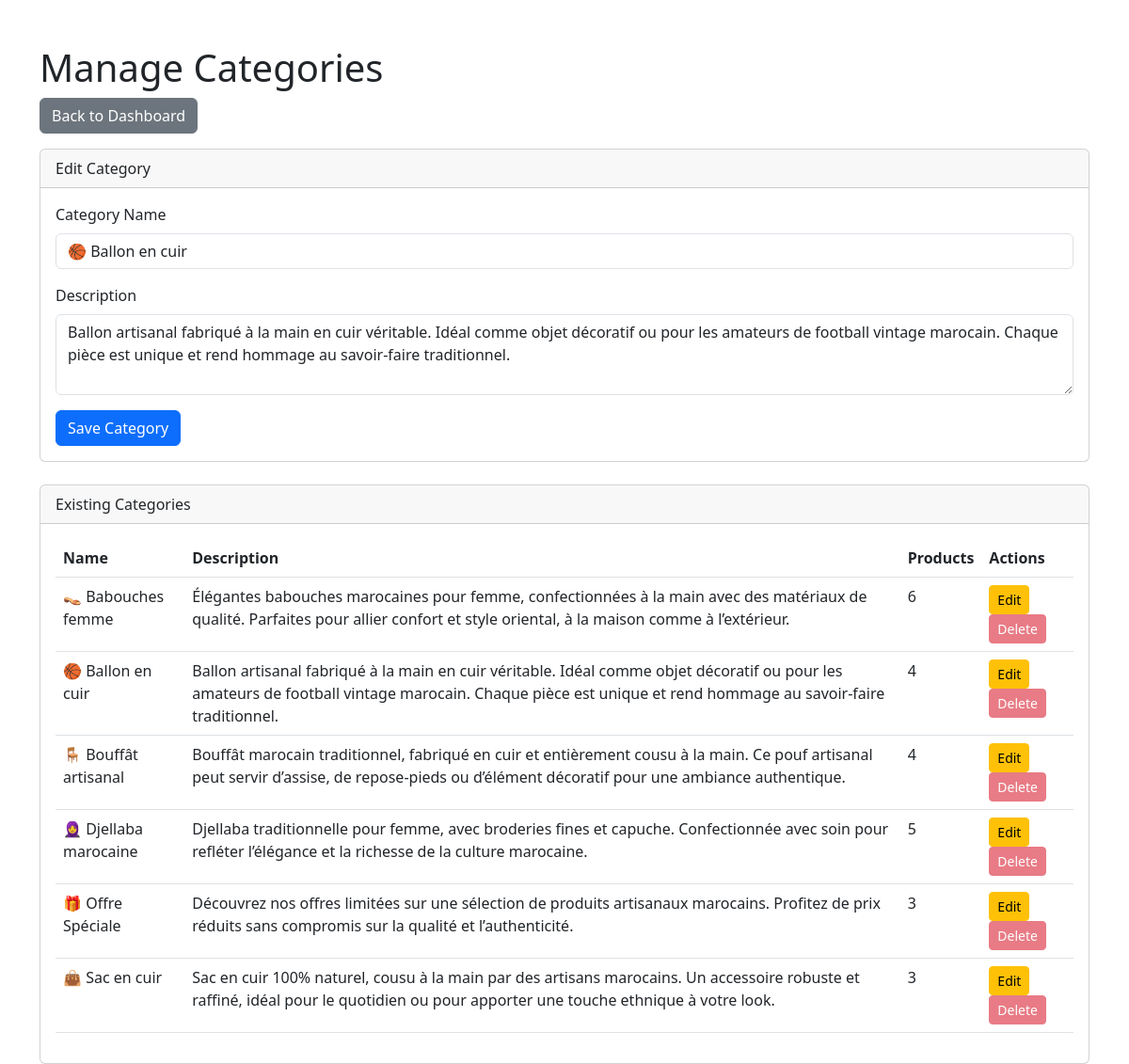
Page /admin/manage_categories.php?edit_id=1 (signed in) on the committed database.
### tables this page shows
CREATE TABLE `categories` (
  `id` int(11) NOT NULL,
  `name` varchar(100) NOT NULL,
  `description` text DEFAULT NULL
);

### admin/manage_categories.php (the view, shortened to what this page needs)
<?php
require '../includes/db_connect.php';
$edit_category = null;
if (isset($_GET['edit_id'])) {
    $edit_id = filter_input(INPUT_GET, 'edit_id', FILTER_VALIDATE_INT);
    if ($edit_id) {
        $stmt = $pdo->prepare("SELECT * FROM categories WHERE id = ?");
        $stmt->execute([$edit_id]);
        $edit_category = $stmt->fetch();
    }
}
$categories = $pdo->query("SELECT c.*, (SELECT COUNT(*) FROM products p WHERE p.category_id = c.id) as product_count FROM categories c ORDER BY c.name")->fetchAll();
?>
<!DOCTYPE html>
<html lang="en">
<head>
    <link href="https://cdn.jsdelivr.net/npm/bootstrap@5.3.0/dist/css/bootstrap.min.css" rel="stylesheet">
</head>
<body>
<div class="container mt-5">
    <h1>Manage Categories</h1>
    <a href="dashboard.php" class="btn btn-secondary mb-3">Back to Dashboard</a>
    <div class="card mb-4">
        <div class="card-header"><?php echo $edit_category ? 'Edit Category' : 'Add New Category'; ?></div>
        <div class="card-body">
            <form action="manage_categories.php" method="post">
                <div class="mb-3">
                    <label for="name" class="form-label">Category Name</label>
                    <input type="text" class="form-control" id="name" name="name" value="<?php echo $edit_category ? htmlspecialchars($edit_category['name']) : ''; ?>" required>
                </div>
                <div class="mb-3">
                    <label for="description" class="form-label">Description</label>
                    <textarea class="form-control" id="description" name="description" rows="3"><?php echo $edit_category ? htmlspecialchars($edit_category['description']) : ''; ?></textarea>
                </div>
                <button type="submit" class="btn btn-primary">Save Category</button>
            </form>
        </div>
    </div>
    <div class="card">
        <div class="card-header">Existing Categories</div>
        <div class="card-body">
            <table class="table">
                <thead>
                    <tr>
                        <th>Name</th>
                        <th>Description</th>
                        <th>Products</th>
                        <th>Actions</th>
                    </tr>
                </thead>
                <tbody>
                    <?php foreach ($categories as $category): ?>
                    <tr>
                        <td><?php echo htmlspecialchars($category['name']); ?></td>
                        <td><?php echo htmlspecialchars($category['description']); ?></td>
                        <td><?php echo $category['product_count']; ?></td>
                        <td>
                            <a href="manage_categories.php?edit_id=<?php echo $category['id']; ?>" class="btn btn-sm btn-warning">Edit</a>
                            <form action="manage_categories.php" method="post" class="d-inline" onsubmit="return confirm('Are you sure you want to delete this category? This cannot be undone if there are no products associated.');">
                                <button type="submit" class="btn btn-sm btn-danger" <?php if ($category['product_count'] > 0) echo 'disabled'; ?>>
                                    Delete
                                </button>
                            </form>
                        </td>
                    </tr>
                    <?php endforeach; ?>
                </tbody>
            </table>
        </div>
    </div>
</div>
</body>
</html>

### rows in the picture
categories: name "🏀 Ballon en cuir", description "Ballon artisanal fabriqué à la main en cuir véritable. Idéal comme objet décoratif ou pour les amateurs de football vintage marocain. Chaque pièce est unique et rend hommage au savoir-faire traditionnel.", product_count "4"
categories: name "👡 Babouches femme", description "Élégantes babouches marocaines pour femme, confectionnées à la main avec des matériaux de qualité. Parfaites pour allier confort et style oriental, à la maison comme à l’extérieur.", product_count "6"
categories: name "🪑 Bouffât artisanal", description "Bouffât marocain traditionnel, fabriqué en cuir et entièrement cousu à la main. Ce pouf artisanal peut servir d’assise, de repose-pieds ou d’élément décoratif pour une ambiance authentique.", product_count "4"
categories: name "🧕 Djellaba marocaine", description "Djellaba traditionnelle pour femme, avec broderies fines et capuche. Confectionnée avec soin pour refléter l’élégance et la richesse de la culture marocaine.", product_count "5"
categories: name "🎁 Offre Spéciale", description "Découvrez nos offres limitées sur une sélection de produits artisanaux marocains. Profitez de prix réduits sans compromis sur la qualité et l’authenticité.", product_count "3"
categories: name "👜 Sac en cuir", description "Sac en cuir 100% naturel, cousu à la main par des artisans marocains. Un accessoire robuste et raffiné, idéal pour le quotidien ou pour apporter une touche ethnique à votre look.", product_count "3"
